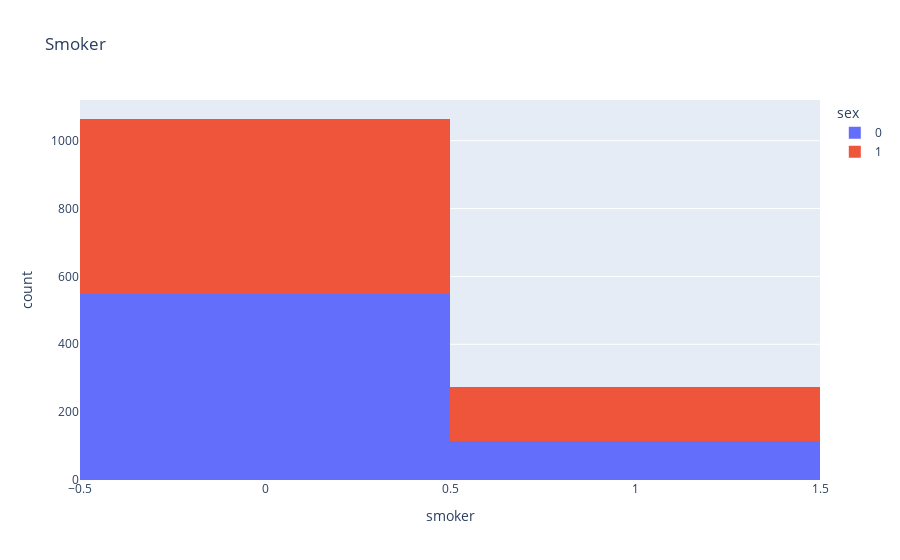

Notebook code cell kept with this figure:
### Code cell
fg=px.histogram(file,x="smoker",color="sex",title="Smoker")
fg.show()

### Figure 1 — Plotly figure (JSON) as saved in the notebook; plotly's stock layout.template omitted (floating-point values rounded to 4 significant figures; data arrays with more than 128 entries replaced by an {"elided": "..."} marker saying what was removed)
{"data": [{"alignmentgroup": "True", "bingroup": "x", "hovertemplate": "sex=0<br>smoker=%{x}<br>count=%{y}<extra></extra>", "legendgroup": "0", "marker": {"color": "#636efa", "pattern": {"shape": ""}}, "name": "0", "offsetgroup": "0", "orientation": "v", "showlegend": true, "type": "histogram", "x": {"elided": "662 int values"}, "xaxis": "x", "yaxis": "y"}, {"alignmentgroup": "True", "bingroup": "x", "hovertemplate": "sex=1<br>smoker=%{x}<br>count=%{y}<extra></extra>", "legendgroup": "1", "marker": {"color": "#EF553B", "pattern": {"shape": ""}}, "name": "1", "offsetgroup": "1", "orientation": "v", "showlegend": true, "type": "histogram", "x": {"elided": "676 int values"}, "xaxis": "x", "yaxis": "y"}], "layout": {"autosize": true, "barmode": "relative", "legend": {"title": {"text": "sex"}, "tracegroupgap": 0}, "title": {"text": "Smoker"}, "xaxis": {"anchor": "y", "autorange": true, "domain": [0, 1], "range": [-0.5, 1.5], "title": {"text": "smoker"}, "type": "linear"}, "yaxis": {"anchor": "x", "autorange": true, "domain": [0, 1], "range": [0, 1120], "title": {"text": "count"}}}}
